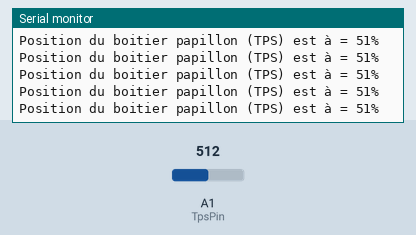
Simulated run of this sketch. Board: Arduino Uno, built with avr-gcc and run on an emulated ATmega328P. On the bench: the last lines printed to the serial monitor. The test bench sets the inputs (shaded band); at power-on: A1 (TpsPin) = 512.

Above: at 1.2 s.
1.3 s: A1 (TpsPin) set to 179
At 1.39 s:
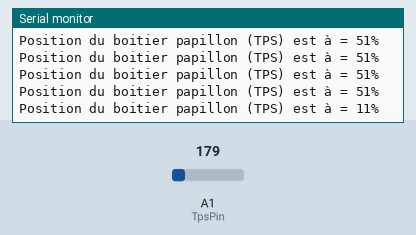
4.3 s: A1 (TpsPin) set to 149
At 4.3 s:
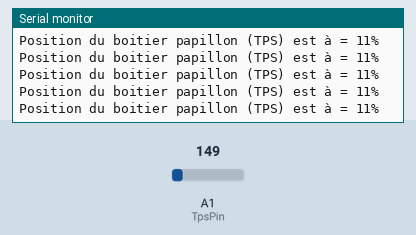
7.3 s: A1 (TpsPin) set to 80
At 7.34 s:
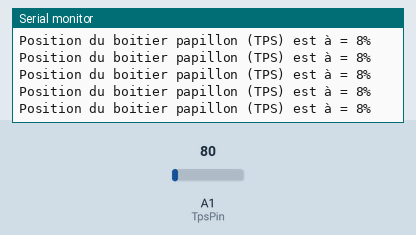
10.3 s: A1 (TpsPin) set to 67
At 10.34 s:
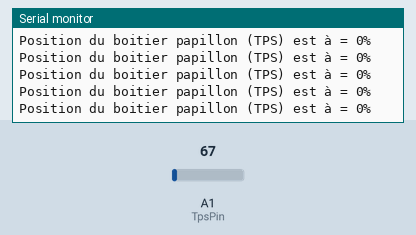
Timing chart, 0 to 13.3 s (numbered marks = the images above; inputs shaded):
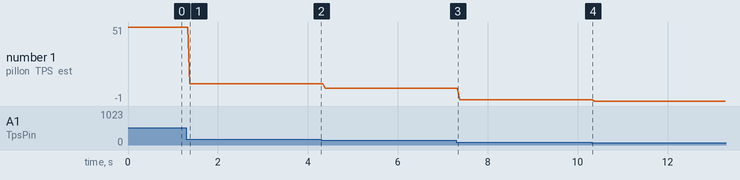

Measured:
- after the input at 1.3 s, the serial monitor: prints a new line after 0.08 s (image 1)
- plotted number 1: 51 → 11 after the input at 1.3 s, 11 → 8 after the input at 4.3 s, 8 → 0 after the input at 7.3 s, 0 → -1 after the input at 10.3 s

The sketch:

02_Amesis_throttleBady.ino
```cpp
// (licence header left out)
//////////////////////////////
// Déclaration des variable //
//////////////////////////////

const int TpsPin = A1;                // Pin analogique d'enté (input) du potentiometre tps
      int TpsNumerique = 0;                 // lire la vleur du potentiometre en numerique de 0 à 1023
      int TpsValeur = 0;           // valeur entre 0 et 100% convertie depuis la valeur 0 à 1023


///////////////////////////////
//Inicialisation du l'arduino//
///////////////////////////////

void setup() {
  // initialisation du port serie a 9600 bps:
  Serial.begin(9600);
}

///////////////////////////////////
//Programme en bloucle du projet //
///////////////////////////////////

void loop() {
  // Lectue de la valeur annalogique:
  TpsNumerique = analogRead(TpsPin);

  // Fonction "map" de mise à l'echelle : le 70 et 474 sont les valeur de ma pédale, il se peut que d'autre pédale et des valeur differente, pour les trouver remplacer les valeur "PedaleValeur = map(Pedale, X, Y, 0, 100);" X et Y par X = 0 et Y = 1023 et controlez votre debut/fin de course de votre pédale, vous trouvereai votre propre X et Y
  TpsValeur = map(TpsNumerique, 82, 919, 0, 100);

  // On renvoi les info sur le port serie pour la consol arduino
  Serial.print("Position du boitier papillon (TPS) est à = ");
  Serial.print(TpsValeur);
  Serial.println("%");

  // On attend 2 miliseconde pour que notre montage soit stable
  delay(2);
}
```
